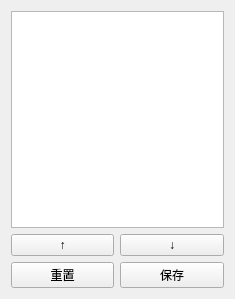
<?xml version="1.0" encoding="UTF-8"?>
<ui version="4.0">
 <class>preferSourceWidget</class>
 <widget class="QWidget" name="preferSourceWidget">
  <property name="geometry">
   <rect>
    <x>0</x>
    <y>0</y>
    <width>235</width>
    <height>299</height>
   </rect>
  </property>
  <property name="windowTitle">
   <string>Form</string>
  </property>
  <layout class="QGridLayout" name="gridLayout">
   <item row="0" column="0" colspan="2">
    <widget class="QListWidget" name="listWidget"/>
   </item>
   <item row="1" column="0">
    <widget class="QPushButton" name="upBtn">
     <property name="text">
      <string>↑</string>
     </property>
    </widget>
   </item>
   <item row="1" column="1">
    <widget class="QPushButton" name="downBtn">
     <property name="text">
      <string>↓</string>
     </property>
    </widget>
   </item>
   <item row="2" column="0">
    <widget class="QPushButton" name="resetBtn">
     <property name="text">
      <string>重置</string>
     </property>
    </widget>
   </item>
   <item row="2" column="1">
    <widget class="QPushButton" name="saveBtn">
     <property name="text">
      <string>保存</string>
     </property>
    </widget>
   </item>
  </layout>
 </widget>
 <resources/>
 <connections/>
</ui>
